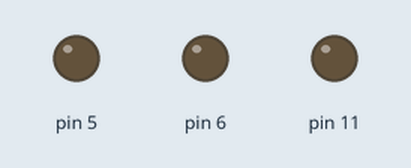
Bench run of a sketch on a simulated Arduino Uno, built with avr-gcc and run on an emulated ATmega328P. On the bench: output pins drawn as LEDs (lit = HIGH).

Above: at 0.05 s.
At 0.85 s:
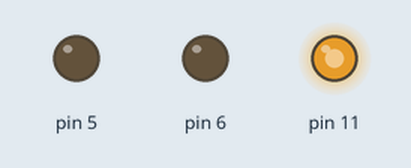
At 1.6 s:
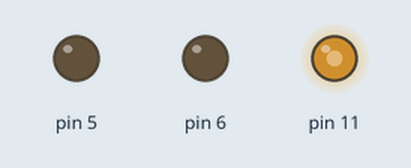
At 3.2 s:
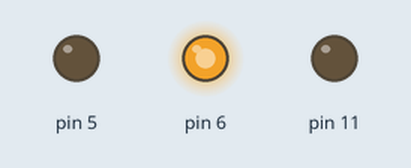
At 4.85 s:
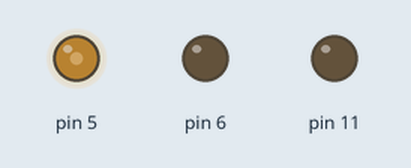
At 6.4 s:
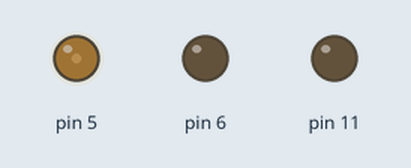
Timing chart, 0 to 8.6 s (numbered marks = the images above):
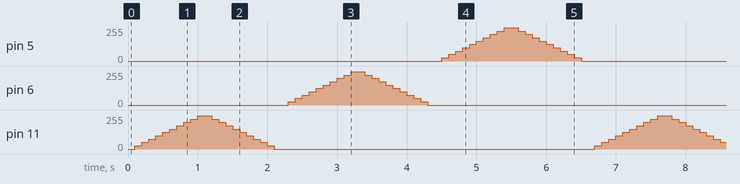

The sketch:

quiz2_181204.ino
```cpp
void setup() {
  // put your setup code here, to run once:
//  pinMode(red, OUTPUT);
//  pinMode(yel, OUTPUT);
//  pinMode(gre, OUTPUT);

}

void loop() {
  // put your main code here, to run repeatedly:

  for(int i = 0; i <= 10; i++){
    analogWrite(11, i*25);
    delay(100);
  }
  for(int i = 10; i >= 0; i--){
    analogWrite(11, i*25);
    delay(100);
  }

  for(int i = 0; i <= 10; i++){
    analogWrite(6, i*25);
    delay(100);
  }
  for(int i = 10; i >= 0; i--){
    analogWrite(6, i*25);
    delay(100);
  }

  for(int i = 0; i <= 10; i++){
    analogWrite(5, i*25);
    delay(100);
  }
  for(int i = 10; i >= 0; i--){
    analogWrite(5, i*25);
    delay(100);
  }

}
```
